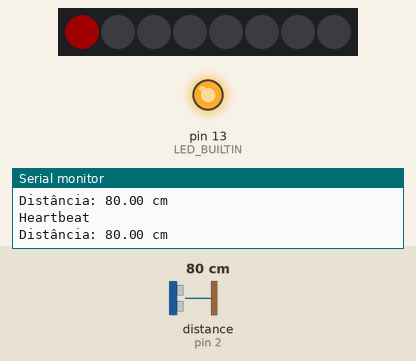
Simulated run of this sketch. Board: Arduino Uno, built with avr-gcc and run on an emulated ATmega328P. Parts: 8 RGB LEDs in strip order, left to right, output pins drawn as LEDs (lit = HIGH), the last lines printed to the serial monitor. The inputs (shaded band) are chosen by the test bench; at power-on: distance to the obstacle (sensor on pin 2) 80 cm. The echo pulse lasts 58.3 µs per cm; dim RGB values are drawn brighter than linear.

Above: at 1.2 s.
1.3 s: distance to the obstacle (sensor on pin 2) set to 14 cm
At 2.6 s:
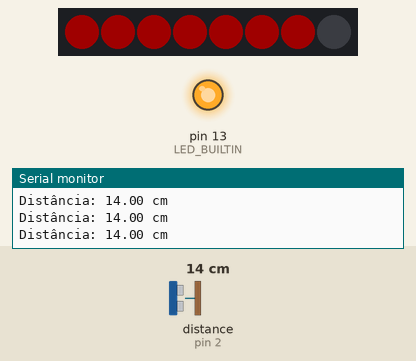
3.2 s: distance to the obstacle (sensor on pin 2) set to 12 cm
At 4.5 s:
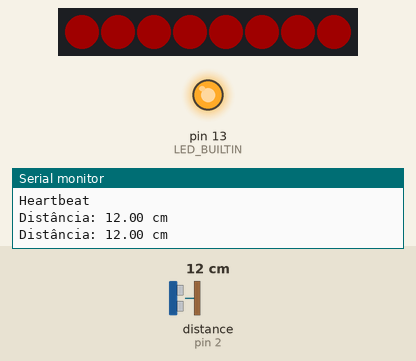
5.2 s: distance to the obstacle (sensor on pin 2) set to 2 cm
At 6.05 s:
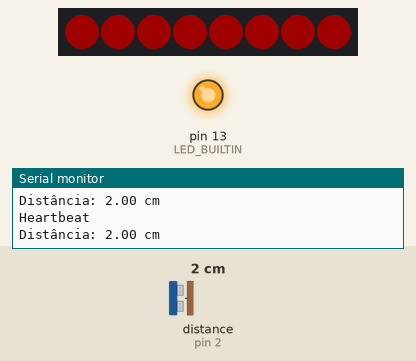
7.3 s: distance to the obstacle (sensor on pin 2) set to 153 cm
At 7.58 s:
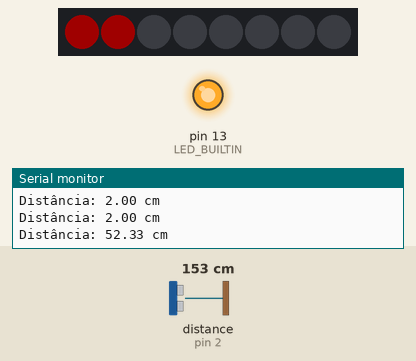
9.1 s: distance to the obstacle (sensor on pin 2) set to 103 cm
12.1 s: distance to the obstacle (sensor on pin 2) set to 95 cm
At 16.5 s:
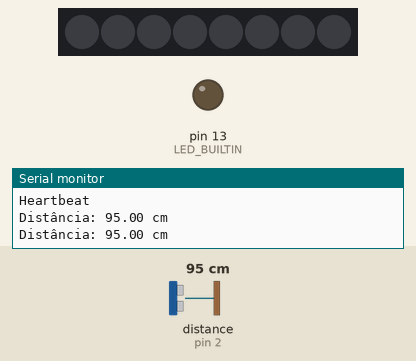
Timing chart, 0 to 17.0 s (numbered marks = the images above; inputs shaded):
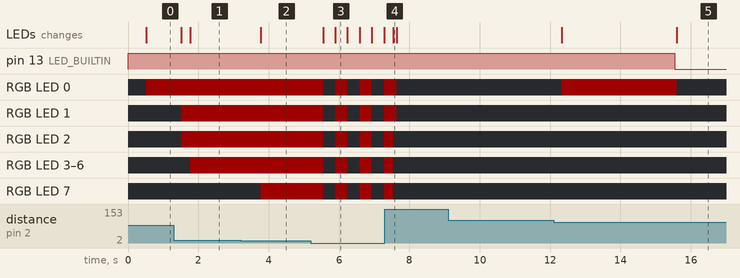

The sketch:

parking-sensor.ino
```cpp
#include "DistanceMeasurer.h"
#include "LedBarStatusReporter.h"

#define DISTANCE_MEASURER_TRIGGER_PIN 3
#define DISTANCE_MEASURER_ECHO_PIN 2
#define DISTANCE_MEASURER_MAX_DISTANCE_IN_CENTIMETERS 150
#define DISTANCE_MEASURER_NUMBER_OF_DISTANCE_MEASUREMENTS_TO_TRACK_FOR_AVERAGE 5
#define DISTANCE_MEASURER_DISTANCE_MEASUREMENTS_INTERVAL_IN_MS_FOR_AVERAGE 100

#define LED_BAR_STATUS_REPORTER_PIN 4
#define LED_BAR_STATUS_REPORTER_TOTAL_NUMBER_OF_LEDS 8
#define LED_BAR_STATUS_REPORTER_BRIGHTNESS 32
#define LED_BAR_STATUS_REPORTER_BLINK_INTERVAL_IN_MILLISECONDS 350

#define HEARTBEAT_INTERVAL_IN_MILLISECONDS 1000

#define MIN_DISTANCE_TO_REPORT_STATUS_IN_CENTIMETERS 100
#define STATUS_REPORT_UPDATE_INTERVAL_IN_MILLISECONDS 250

#define MIN_DISTANCE_IN_CENTIMETERS_TO_START_PREPARING_TO_DISABLE_STATUS_REPORT 12
#define MIN_DISTANCE_IN_CENTIMETERS_TO_ENABLE_STATUS_REPORT_AFTER_BEING_DISABLED 100
#define TIME_FOR_PREPARATION_TO_DISABLE_STATUS_REPORT_IN_MILLISECONDS 10000

bool isStatusReportEnabled = true;
bool isPreparingToDisableStatusReport = false;

unsigned long heartbeatPreviousMillis = 0;
unsigned long statusReportUpdatePreviousMillis = 0;
unsigned long preparationToDisableStatusReportStartMillis = 0;

DistanceMeasurer distanceMeasurer(
  DISTANCE_MEASURER_TRIGGER_PIN,
  DISTANCE_MEASURER_ECHO_PIN,
  DISTANCE_MEASURER_MAX_DISTANCE_IN_CENTIMETERS,
  DISTANCE_MEASURER_NUMBER_OF_DISTANCE_MEASUREMENTS_TO_TRACK_FOR_AVERAGE,
  DISTANCE_MEASURER_DISTANCE_MEASUREMENTS_INTERVAL_IN_MS_FOR_AVERAGE);

LedBarStatusReporter ledBarStatusReporter(
  LED_BAR_STATUS_REPORTER_PIN,
  LED_BAR_STATUS_REPORTER_TOTAL_NUMBER_OF_LEDS,
  LED_BAR_STATUS_REPORTER_BRIGHTNESS);

void setup() {
  Serial.begin(9600);
  Serial.println("Inicializando");

  pinMode(LED_BUILTIN, OUTPUT);
  digitalWrite(LED_BUILTIN, HIGH);

  LedBarStatusReporter::setup();
  ledBarStatusReporter.begin();

  Serial.println("Inicialização finalizada");
}

void loop() {
  unsigned long currentMillis = millis();

  // heartbeat
  if (currentMillis - heartbeatPreviousMillis >= HEARTBEAT_INTERVAL_IN_MILLISECONDS) {
    Serial.println("Heartbeat");

    heartbeatPreviousMillis = currentMillis;
  }

  // desabilitar status report após conclusão do intervalo de preparação
  if (isPreparingToDisableStatusReport
      && currentMillis - preparationToDisableStatusReportStartMillis > TIME_FOR_PREPARATION_TO_DISABLE_STATUS_REPORT_IN_MILLISECONDS) {
    Serial.println("Preparação para desativação dos alertas concluída. Desativando alertas");

    isStatusReportEnabled = false;
    isPreparingToDisableStatusReport = false;

    digitalWrite(LED_BUILTIN, LOW);

    if (ledBarStatusReporter.isReportingStatus()) {
      Serial.println("Encerrando alerta visual");
      ledBarStatusReporter.stopReportingStatus();
    }

    Serial.println("Alertas desativados");
  }

  // medição da distância
  if (distanceMeasurer.isReady()) {
    if (currentMillis - statusReportUpdatePreviousMillis > STATUS_REPORT_UPDATE_INTERVAL_IN_MILLISECONDS) {
      statusReportUpdatePreviousMillis = currentMillis;

      float currentDistanceInCentimeters = distanceMeasurer.getDistanceInCentimeters();

      Serial.print("Distância: ");
      Serial.print(currentDistanceInCentimeters, 2);
      Serial.println(" cm");

      if (isStatusReportEnabled) {
        // verificação para início do intervalo de preparação para desativação do status report
        if (currentDistanceInCentimeters < MIN_DISTANCE_IN_CENTIMETERS_TO_START_PREPARING_TO_DISABLE_STATUS_REPORT
            && !isPreparingToDisableStatusReport) {
          Serial.println("Iniciando preparação para desativação dos alertas");

          isPreparingToDisableStatusReport = true;
          preparationToDisableStatusReportStartMillis = currentMillis;

          ledBarStatusReporter.startBlinking(LED_BAR_STATUS_REPORTER_BLINK_INTERVAL_IN_MILLISECONDS);
        }

        // atualização do status report
        if (currentDistanceInCentimeters < MIN_DISTANCE_TO_REPORT_STATUS_IN_CENTIMETERS) {
          uint8_t numberOfLedsToLight = getNumberOfLedsToLightFromDistanceInCentimeters(currentDistanceInCentimeters);

          if (ledBarStatusReporter.isReportingStatus()) {
            ledBarStatusReporter.setNumberOfLedsToLight(numberOfLedsToLight);
          } else {
            Serial.println("Iniciando alerta visual");
            ledBarStatusReporter.startReportingStatus(numberOfLedsToLight);
          }
        } else {
          if (ledBarStatusReporter.isReportingStatus()) {
            Serial.println("Encerrando alerta visual");
            ledBarStatusReporter.stopReportingStatus();
          }
        }
      } else {
        // reabilitação do status report após ter sido desabilitado
        if (currentDistanceInCentimeters > MIN_DISTANCE_IN_CENTIMETERS_TO_ENABLE_STATUS_REPORT_AFTER_BEING_DISABLED) {
          Serial.println("Reativando alertas");

          isStatusReportEnabled = true;
          digitalWrite(LED_BUILTIN, HIGH);

          Serial.println("Alertas reativados");
        }
      }
    }
  }

  // sincronização
  distanceMeasurer.synchronize(currentMillis);
  ledBarStatusReporter.synchronize(currentMillis);
}

uint8_t getNumberOfLedsToLightFromDistanceInCentimeters(float distanceInCm) {
  if (distanceInCm > 100) return 0;
  else if (distanceInCm > 75) return 1;
  else if (distanceInCm > 50) return 2;
  else if (distanceInCm > 30) return 3;
  else if (distanceInCm > 25) return 4;
  else if (distanceInCm > 20) return 5;
  else if (distanceInCm > 16) return 6;
  else if (distanceInCm > 12) return 7;
  else return 8;
}
```

BuzzerStatusReporter.cpp
```cpp
#include <Arduino.h>
#include "BuzzerStatusReporter.h"

BuzzerStatusReporter::BuzzerStatusReporter(byte pin) {
  _pin = pin;

  _isReportingStatus = false;
  _statusReportBeepIntervalInMilliseconds = 0;
  _isPlayingStatusReportBeep = false;
  _statusReportBeepStartMillis = 0;
  _statusReportBeepEndMillis = 0;

  pinMode(_pin, OUTPUT);
  noTone(_pin);
}

const uint16_t BuzzerStatusReporter::_initializationReportSingleBeepDurationInMilliseconds = 100;
const float BuzzerStatusReporter::_initializationReportBeepTones[] = { 440, 493.88, 523.25 };
const uint16_t BuzzerStatusReporter::_statusReportBeepDurationInMilliseconds = 100;
const float BuzzerStatusReporter::_statusReportBeepTone = 853;

void BuzzerStatusReporter::reportInitialization() {
  for (const float &initializationAlertBeatTone : _initializationReportBeepTones) {
    tone(_pin, initializationAlertBeatTone, _initializationReportSingleBeepDurationInMilliseconds);
    delay(_initializationReportSingleBeepDurationInMilliseconds);
  }
}

bool BuzzerStatusReporter::isReportingStatus() {
  return _isReportingStatus;
}

void BuzzerStatusReporter::startReportingStatus(uint16_t statusReportBeepIntervalInMilliseconds) {
  _isReportingStatus = true;
  _statusReportBeepIntervalInMilliseconds = statusReportBeepIntervalInMilliseconds;
}

void BuzzerStatusReporter::setStatusReportBeepInterval(uint16_t statusReportBeepIntervalInMilliseconds) {
  _statusReportBeepIntervalInMilliseconds = statusReportBeepIntervalInMilliseconds;
}

void BuzzerStatusReporter::stopReportingStatus(unsigned long currentMillis) {
  _isReportingStatus = false;
  _statusReportBeepIntervalInMilliseconds = 0;

  _stopPlayingStatusReportBeep(currentMillis);
}

void BuzzerStatusReporter::synchronize(unsigned long currentMillis) {
  if (_isReportingStatus) {
    if (_isPlayingStatusReportBeep) {
      if (currentMillis - _statusReportBeepStartMillis >= _statusReportBeepDurationInMilliseconds) {
        _stopPlayingStatusReportBeep(currentMillis);
      }
    } else {
      if (currentMillis - _statusReportBeepEndMillis >= _statusReportBeepIntervalInMilliseconds) {
        _startPlayingStatusReportBeep(currentMillis);
      }
    }
  }
}

void BuzzerStatusReporter::_startPlayingStatusReportBeep(unsigned long currentMillis) {
  _isPlayingStatusReportBeep = true;
  _statusReportBeepStartMillis = currentMillis;
  tone(_pin, _statusReportBeepTone);
}

void BuzzerStatusReporter::_stopPlayingStatusReportBeep(unsigned long currentMillis) {
  _isPlayingStatusReportBeep = false;
  _statusReportBeepEndMillis = currentMillis;
  noTone(_pin);
}
```

BuzzerStatusReporter.h
```cpp
#ifndef BuzzerStatusReporter_h
#define BuzzerStatusReporter_h

class BuzzerStatusReporter {
public:
  BuzzerStatusReporter(byte pin);
  void reportInitialization();
  bool isReportingStatus();
  void startReportingStatus(uint16_t statusReportBeepIntervalInMilliseconds);
  void setStatusReportBeepInterval(uint16_t statusReportBeepIntervalInMilliseconds);
  void stopReportingStatus(unsigned long currentMillis);
  void synchronize(unsigned long currentMillis);
private:
  static const uint16_t _initializationReportSingleBeepDurationInMilliseconds;
  static const float _initializationReportBeepTones[];
  static const uint16_t _statusReportBeepDurationInMilliseconds;
  static const float _statusReportBeepTone;
  byte _pin;
  bool _isReportingStatus;
  uint16_t _statusReportBeepIntervalInMilliseconds;
  bool _isPlayingStatusReportBeep;
  unsigned long _statusReportBeepStartMillis;
  unsigned long _statusReportBeepEndMillis;
  void _startPlayingStatusReportBeep(unsigned long currentMillis);
  void _stopPlayingStatusReportBeep(unsigned long currentMillis);
};

#endif
```

DistanceMeasurer.cpp
```cpp
#include <Arduino.h>
#include <HCSR04.h>
#include "Utils.h"
#include "DistanceMeasurer.h"

DistanceMeasurer::DistanceMeasurer(
  byte triggerPin,
  byte echoPin,
  uint16_t maxDistanceInCentimeters,
  uint8_t numberOfDistanceMeasurementsToTrackForAverage,
  uint16_t distanceMeasurementsIntervalInMillisecondsForAverage) {
  _distanceSensor = new UltraSonicDistanceSensor(triggerPin, echoPin, maxDistanceInCentimeters);

  _maxDistanceInCentimeters = maxDistanceInCentimeters;
  _numberOfDistanceMeasurementsToTrackForAverage = numberOfDistanceMeasurementsToTrackForAverage;
  _distanceMeasurementsIntervalInMillisecondsForAverage = distanceMeasurementsIntervalInMillisecondsForAverage;

  _distanceMeasurementsInCentimetersForAverage = new float[_numberOfDistanceMeasurementsToTrackForAverage];
  _initializeDistanceMeasurements(_distanceMeasurementsInCentimetersForAverage, _numberOfDistanceMeasurementsToTrackForAverage);

  _recordNextDistanceMeasurementForAverageAtIndex = 0;
  _lastDistanceMeasurementForAverageMillis = 0;
  _isReadyToReportDistance = false;
}

DistanceMeasurer::~DistanceMeasurer() {
  delete _distanceSensor;
  delete[] _distanceMeasurementsInCentimetersForAverage;
}

void DistanceMeasurer::_initializeDistanceMeasurements(
  float* distanceMeasurements,
  uint8_t numberOfDistanceMeasurements) {
  for (int i = 0; i < numberOfDistanceMeasurements; i++) {
    distanceMeasurements[i] = 0;
  }
}

bool DistanceMeasurer::isReady() {
  return _isReadyToReportDistance;
}

float DistanceMeasurer::getDistanceInCentimeters() {
  if (isReady()) return _getAverageDistanceMeasurement();
  else return -1.0;
}

float DistanceMeasurer::_getAverageDistanceMeasurement() {
  if (_numberOfDistanceMeasurementsToTrackForAverage > 2) {
    float minDistanceMeasurement = _distanceMeasurementsInCentimetersForAverage[0];
    float maxDistanceMeasurement = _distanceMeasurementsInCentimetersForAverage[0];
    float distanceMeasurementsSum = _distanceMeasurementsInCentimetersForAverage[0];

    for (int i = 1; i < _numberOfDistanceMeasurementsToTrackForAverage; i++) {
      float currentDistanceMeasurement = _distanceMeasurementsInCentimetersForAverage[i];

      if (currentDistanceMeasurement < minDistanceMeasurement) minDistanceMeasurement = currentDistanceMeasurement;
      if (currentDistanceMeasurement > maxDistanceMeasurement) maxDistanceMeasurement = currentDistanceMeasurement;

      distanceMeasurementsSum += currentDistanceMeasurement;
    }

    distanceMeasurementsSum = distanceMeasurementsSum - minDistanceMeasurement - maxDistanceMeasurement;
    float averageDistanceMeasurement = distanceMeasurementsSum / (_numberOfDistanceMeasurementsToTrackForAverage - 2);

    return averageDistanceMeasurement;
  } else {
    return Utils::average(_distanceMeasurementsInCentimetersForAverage, _numberOfDistanceMeasurementsToTrackForAverage);
  }
}

void DistanceMeasurer::synchronize(unsigned long currentMillis) {
  if (currentMillis - _lastDistanceMeasurementForAverageMillis > _distanceMeasurementsIntervalInMillisecondsForAverage) {
    _recordNextDistanceMeasurementForAverage();

    _lastDistanceMeasurementForAverageMillis = currentMillis;
  }
}

void DistanceMeasurer::_recordNextDistanceMeasurementForAverage() {
  float currentDistanceInCentimeters = _distanceSensor->measureDistanceCm();

  if (currentDistanceInCentimeters < 0) currentDistanceInCentimeters = _maxDistanceInCentimeters;

  _distanceMeasurementsInCentimetersForAverage[_recordNextDistanceMeasurementForAverageAtIndex] = currentDistanceInCentimeters;

  if (_recordNextDistanceMeasurementForAverageAtIndex < _numberOfDistanceMeasurementsToTrackForAverage - 1) {
    _recordNextDistanceMeasurementForAverageAtIndex++;
  } else {
    _recordNextDistanceMeasurementForAverageAtIndex = 0;
    _isReadyToReportDistance = true;
  }
}
```

DistanceMeasurer.h
```cpp
#ifndef DistanceMeasurer_h
#define DistanceMeasurer_h

// HCSR04
// https://github.com/Martinsos/arduino-lib-hc-sr04
#include <HCSR04.h>

class DistanceMeasurer {
public:
  DistanceMeasurer(
    byte triggerPin,
    byte echoPin,
    uint16_t maxDistanceInCentimeters,
    uint8_t numberOfDistanceMeasurementsToTrackForAverage,
    uint16_t distanceMeasurementsIntervalInMillisecondsForAverage);
  ~DistanceMeasurer();
  bool isReady();
  float getDistanceInCentimeters();
  void synchronize(unsigned long currentMillis);
private:
  UltraSonicDistanceSensor* _distanceSensor;
  uint16_t _maxDistanceInCentimeters;
  uint8_t _numberOfDistanceMeasurementsToTrackForAverage;
  uint16_t _distanceMeasurementsIntervalInMillisecondsForAverage;
  float* _distanceMeasurementsInCentimetersForAverage;
  uint8_t _recordNextDistanceMeasurementForAverageAtIndex;
  unsigned long _lastDistanceMeasurementForAverageMillis;
  bool _isReadyToReportDistance;
  void _initializeDistanceMeasurements(
    float* distanceMeasurements,
    uint8_t numberOfDistanceMeasurements);
  void _recordNextDistanceMeasurementForAverage();
  float _getAverageDistanceMeasurement();
};

#endif
```

LedBarStatusReporter.cpp
```cpp
#include <Adafruit_NeoPixel.h>
#ifdef __AVR__
#include <avr/power.h>
#endif

#include "LedBarStatusReporter.h"

LedBarStatusReporter::LedBarStatusReporter(
  byte pin,
  uint8_t totalNumberOfLeds,
  uint8_t brightness) {
  _ledBarHandler = new Adafruit_NeoPixel(totalNumberOfLeds, pin, NEO_GRB + NEO_KHZ800);

  for (int i = 0; i < totalNumberOfLeds; i++) {
    _ledBarHandler->setBrightness(brightness);
  }

  _totalNumberOfLeds = totalNumberOfLeds;
  _brightness = brightness;
  _color = _ledBarHandler->Color(255, 0, 0);

  _isReportingStatus = false;
  _numberOfLedsToLight = 0;

  _blinkEnabled = false;
  _blinkIntervalInMilliseconds = 0;
  _blinkLedsOn = false;
  _blinkLedsOnStartMillis = 0;
  _blinkLedsOffStartMillis = 0;
}

LedBarStatusReporter::~LedBarStatusReporter() {
  delete _ledBarHandler;
}

void LedBarStatusReporter::setup() {
#if defined(__AVR_ATtiny85__) && (F_CPU == 16000000)
  clock_prescale_set(clock_div_1);
#endif
}

void LedBarStatusReporter::begin() {
  _ledBarHandler->begin();

  _updateLedBarStatusReport();
}

bool LedBarStatusReporter::isReportingStatus() {
  return _isReportingStatus;
}

bool LedBarStatusReporter::isBlinking() {
  return _blinkEnabled;
}

bool LedBarStatusReporter::allLedsOn() {
  return _numberOfLedsToLight == _totalNumberOfLeds;
}

void LedBarStatusReporter::startReportingStatus(uint8_t numberOfLedsToLight) {
  _isReportingStatus = true;
  _numberOfLedsToLight = numberOfLedsToLight;

  _updateLedBarStatusReport();
}

void LedBarStatusReporter::setNumberOfLedsToLight(uint8_t numberOfLedsToLight) {
  _numberOfLedsToLight = numberOfLedsToLight;

  _updateLedBarStatusReport();
}

void LedBarStatusReporter::stopReportingStatus() {
  _isReportingStatus = false;
  _numberOfLedsToLight = 0;

  stopBlinking();

  _updateLedBarStatusReport();
}

void LedBarStatusReporter::startBlinking(uint16_t blinkIntervalInMilliseconds) {
  _blinkEnabled = true;
  _blinkLedsOn = true;

  _blinkIntervalInMilliseconds = blinkIntervalInMilliseconds;
}

void LedBarStatusReporter::stopBlinking() {
  _blinkEnabled = false;
  _blinkLedsOn = false;

  _blinkIntervalInMilliseconds = 0;
}

void LedBarStatusReporter::synchronize(unsigned long currentMillis) {
  if (_isReportingStatus) {
    _synchronizeBlinkState(currentMillis);
  }
}

void LedBarStatusReporter::_synchronizeBlinkState(unsigned long currentMillis) {
  if (_blinkEnabled) {
    if (_blinkLedsOn) {
      if (currentMillis - _blinkLedsOnStartMillis >= _blinkIntervalInMilliseconds) {
        _blinkLedsOn = false;
        _blinkLedsOffStartMillis = currentMillis;

        _updateLedBarStatusReport();
      }
    } else {
      if (currentMillis - _blinkLedsOffStartMillis >= _blinkIntervalInMilliseconds) {
        _blinkLedsOn = true;
        _blinkLedsOnStartMillis = currentMillis;

        _updateLedBarStatusReport();
      }
    }
  }
}

void LedBarStatusReporter::_updateLedBarStatusReport() {
  _ledBarHandler->clear();

  if (_isReportingStatus && (!_blinkEnabled || (_blinkEnabled && _blinkLedsOn))) {
    for (int i = 0; i < _totalNumberOfLeds; i++) {
      if (i < _numberOfLedsToLight) {
        _ledBarHandler->setPixelColor(i, _color);
      }
    }
  }

  _ledBarHandler->show();
}
```

Utils.cpp
```cpp
#include <Arduino.h>
#include "Utils.h"

float Utils::average(float* values, unsigned short numberOfValues) {
  float sum = 0.0;
  for (int i = 0; i < numberOfValues; i++) {
    sum += values[i];
  }

  return sum / numberOfValues;
}

float Utils::standardDeviation(float *values, unsigned short numberOfValues) {
  float valuesAverage = Utils::average(values, numberOfValues);

  float squaredDiffSum = 0.0;
  for (int i = 0; i < numberOfValues; i++) {
    float diff = values[i] - valuesAverage;
    squaredDiffSum += pow(diff, 2);
  }

  float variance = squaredDiffSum / numberOfValues;
  float standardDeviation = sqrt(variance);

  return standardDeviation;
}
```

Utils.h
```cpp
#ifndef Utils_h
#define Utils_h

class Utils {
public:
  static float average(float* values, unsigned short numberOfValues);
  static float standardDeviation(float* values, unsigned short numberOfValues);
};

#endif
```

Source omitted: LedBarStatusReporter.h (1161 bytes)

Measured:
- the behaviour switches between 13 and 12 cm on distance to the obstacle (sensor on pin 2) (found by bisection; images 1 and 2)
- the behaviour switches between 100 and 99 cm on distance to the obstacle (sensor on pin 2) (found by bisection; images 4 and 5)
- after the input at 1.3 s, RGB LED 1, RGB LED 2: off → RGB(32, 0, 0) after 0.22 s; RGB LED 3–6: off → RGB(32, 0, 0) after 0.47 s; the LEDs: first change after 0.22 s (image 1 shows a later state)
- after the input at 3.2 s, RGB LED 7: off → RGB(32, 0, 0) after 0.58 s; the LEDs: change after 0.58 s (image 2)
- after the input at 5.2 s, RGB LED 0–7: alternates RGB(32, 0, 0) for 0.35 s and off for 0.35 s, starting after 0.35 s; the LEDs: first change after 0.35 s (image 3 shows a later state)
- after the input at 7.3 s, the LEDs: change after 0.24 s (image 4)
- after the input at 12.1 s, pin 13 (LED_BUILTIN): goes on until 15.5 s, then stays LOW; RGB LED 0: off → RGB(32, 0, 0) after 0.24 s, → off 3.3 s later; the LEDs: first change after 0.24 s (image 5 shows a later state)
